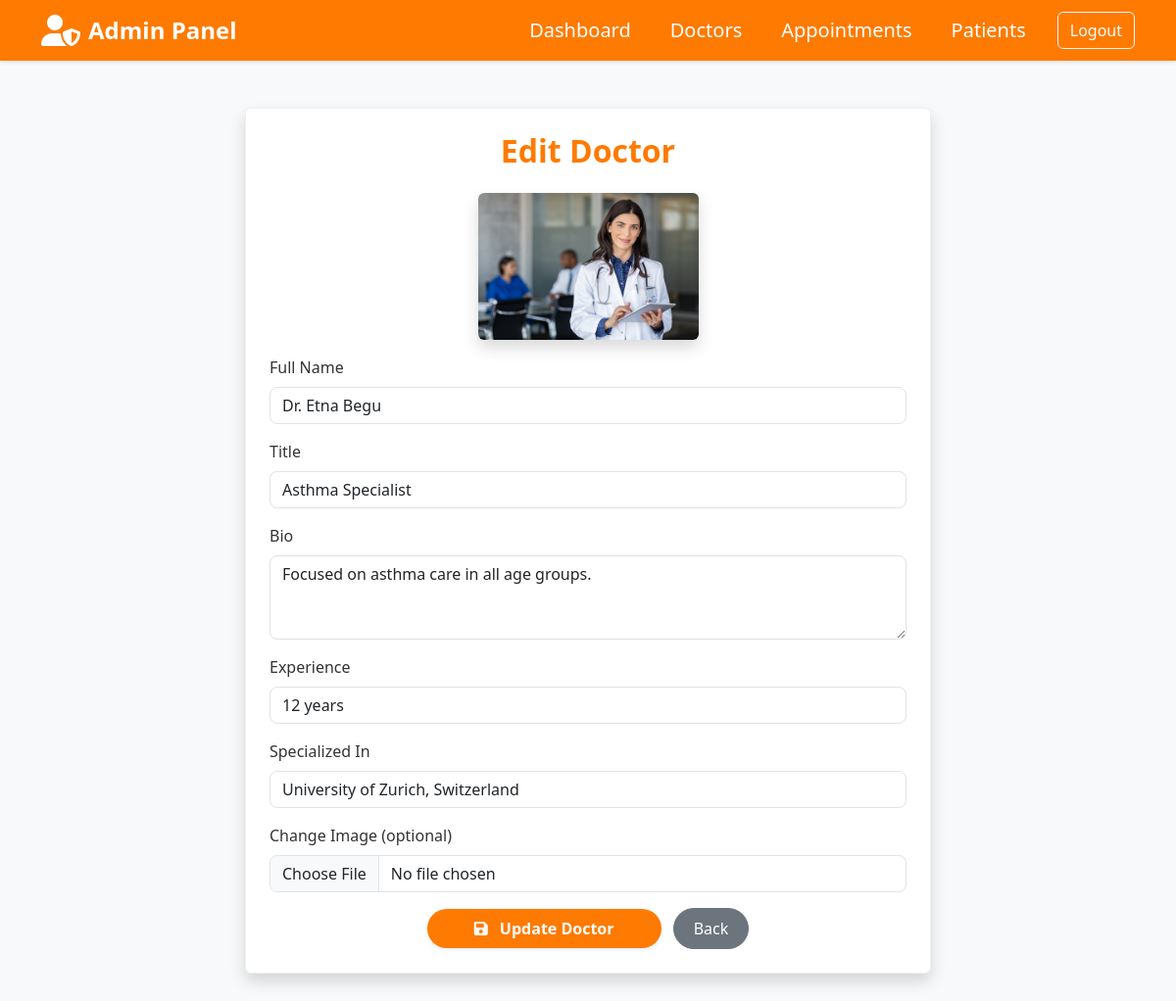
Page /admin/edit_doctors.php?id=2 (signed in) on the committed database.
### tables this page shows
CREATE TABLE doctors (
    id INT AUTO_INCREMENT PRIMARY KEY,
    name VARCHAR(100) NOT NULL,
    title VARCHAR(100),
    bio TEXT,
    experience VARCHAR(50),
    specialized_in VARCHAR(150),
    image VARCHAR(100) DEFAULT 'default.jpg'
);

### admin/edit_doctors.php (the view, shortened to what this page needs)
<?php
require '../config.php';
$id = isset($_GET['id']) ? intval($_GET['id']) : 0;
$stmt = $conn->prepare("SELECT * FROM doctors WHERE id = ?");
$stmt->execute([$id]);
$doctor = $stmt->fetch(PDO::FETCH_ASSOC);
?>
<?php include 'inc/admin_header.php'; ?>
<section class="py-5 bg-light">
  <div class="container">
    <div class="card mx-auto shadow rounded" style="max-width: 700px;">
      <div class="card-body p-4">
        <h2 class="mb-4 text-orange text-center fw-bold">Edit Doctor</h2>
        <form method="post" enctype="multipart/form-data">
          <div class="mb-3 text-center">
            <img src="../assets/img/<?= htmlspecialchars($doctor['image']) ?>" alt="Current image" class="img-fluid rounded shadow" style="max-height: 150px;">
          </div>
          <div class="mb-3">
            <label class="form-label">Full Name</label>
            <input type="text" name="name" class="form-control" value="<?= htmlspecialchars($doctor['name']) ?>" required>
          </div>
          <div class="mb-3">
            <label class="form-label">Title</label>
            <input type="text" name="title" class="form-control" value="<?= htmlspecialchars($doctor['title']) ?>" required>
          </div>
          <div class="mb-3">
            <label class="form-label">Bio</label>
            <textarea name="bio" class="form-control" rows="3" required><?= htmlspecialchars($doctor['bio']) ?></textarea>
          </div>
          <div class="mb-3">
            <label class="form-label">Experience</label>
            <input type="text" name="experience" class="form-control" value="<?= htmlspecialchars($doctor['experience']) ?>" required>
          </div>
          <div class="mb-3">
            <label class="form-label">Specialized In</label>
            <input type="text" name="specialized_in" class="form-control" value="<?= htmlspecialchars($doctor['specialized_in']) ?>" required>
          </div>
          <div class="mb-3">
            <label class="form-label">Change Image (optional)</label>
            <input type="file" name="image" class="form-control">
          </div>
          <div class="text-center">
            <button type="submit" class="btn btn-orange px-5 py-2 fw-semibold rounded-pill shadow-sm">
            <i class="fas fa-save me-2"></i> Update Doctor</button>
            <a href="doctors.php" class="btn btn-secondary ms-2">Back</a>
          </div>
        </form>
      </div>
    </div>
  </div>
</section>

### admin/edit_doctors.php (style rules this page uses)
.text-orange { color: #ff7a00; }
.btn-orange { background-color: #ff7a00; color: white; border: none; }
.card { border: 1px solid #f0f0f0; border-radius: 15px; background-color: #ffffff; }
.form-label { font-weight: 500; color: #333; }
.form-control { border-radius: 8px; }
.btn-secondary { border-radius: 25px; padding: 8px 20px; }

### rows in the picture
doctors: image (picture), name "Dr. Etna Begu", title "Asthma Specialist", bio "Focused on asthma care in all age groups.", experience "12 years", specialized_in "University of Zurich, Switzerland"
